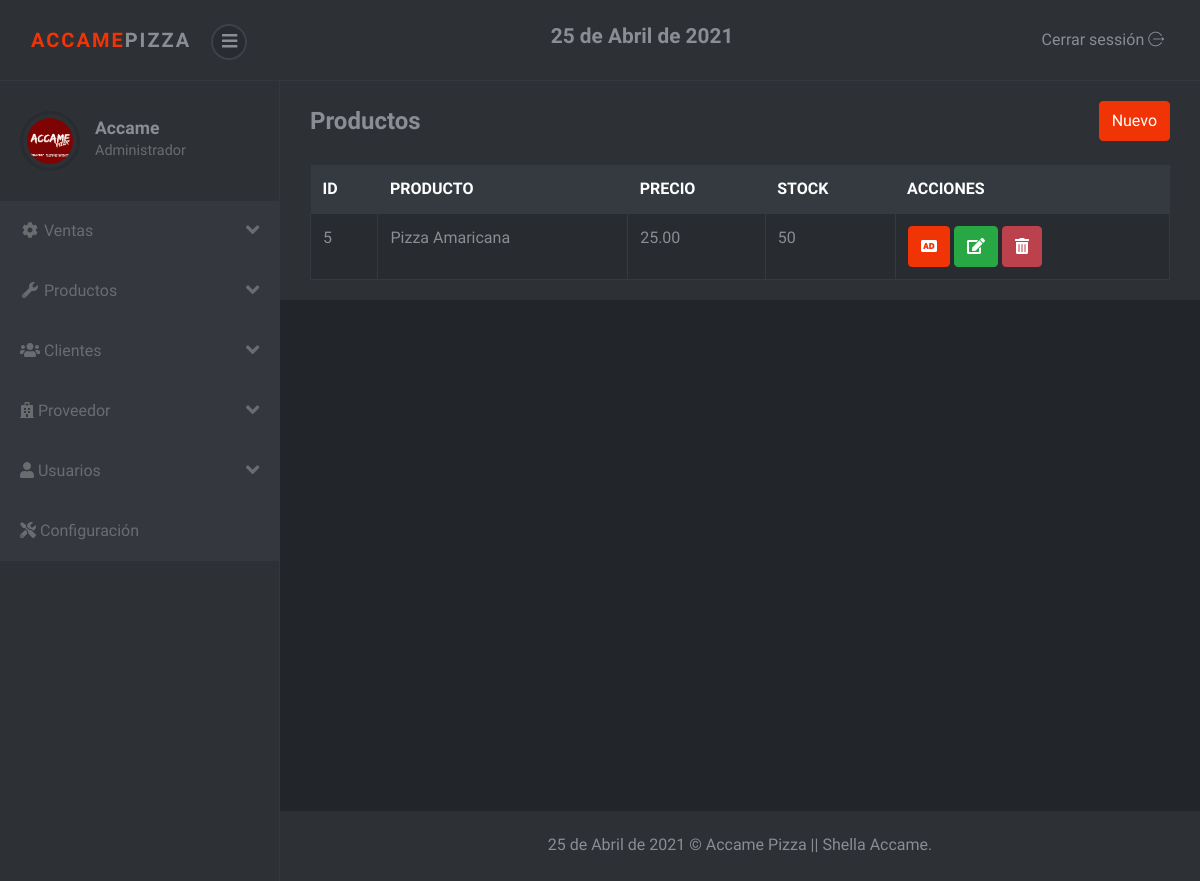
/sistema/lista_productos.php (signed in), run on the app's committed database.
### tables this page shows
CREATE TABLE `producto` (
  `codproducto` int(11) NOT NULL,
  `codigo` varchar(20) NOT NULL,
  `descripcion` varchar(200) NOT NULL,
  `proveedor` int(11) NOT NULL,
  `precio` decimal(10,2) NOT NULL,
  `existencia` int(11) NOT NULL,
  `usuario_id` int(11) NOT NULL
);

### sistema/lista_productos.php (the view)
<?php include_once "includes/header.php"; ?>
<div class="container-fluid">
	<div class="d-sm-flex align-items-center justify-content-between mb-4">
		<h1 class="h3 mb-0 text-gray-800">Productos</h1>
		<a href="registro_producto.php" class="btn btn-primary">Nuevo</a>
	</div>
	<div class="row">
		<div class="col-lg-12">
			<div class="table-responsive">
				<table class="table table-striped table-bordered" id="table">
					<thead class="thead-dark">
						<tr>
							<th>ID</th>
							<th>PRODUCTO</th>
							<th>PRECIO</th>
							<th>STOCK</th>
							<?php if ($_SESSION['rol'] == 1) { ?>
							<th>ACCIONES</th>
							<?php } ?>
						</tr>
					</thead>
					<tbody>
						<?php
						include "../conexion.php";
						$query = mysqli_query($conexion, "SELECT * FROM producto");
						$result = mysqli_num_rows($query);
						if ($result > 0) {
							while ($data = mysqli_fetch_assoc($query)) { ?>
								<tr>
									<td><?php echo $data['codproducto']; ?></td>
									<td><?php echo $data['descripcion']; ?></td>
									<td><?php echo $data['precio']; ?></td>
									<td><?php echo $data['existencia']; ?></td>
										<?php if ($_SESSION['rol'] == 1) { ?>
									<td>
										<a href="agregar_producto.php?id=<?php echo $data['codproducto']; ?>" class="btn btn-primary"><i class='fas fa-audio-description'></i></a>
										<a href="editar_producto.php?id=<?php echo $data['codproducto']; ?>" class="btn btn-success"><i class='fas fa-edit'></i></a>
										<form action="eliminar_producto.php?id=<?php echo $data['codproducto']; ?>" method="post" class="confirmar d-inline">
											<button class="btn btn-danger" type="submit"><i class='fas fa-trash-alt'></i> </button>
										</form>
									</td>
										<?php } ?>
								</tr>
						<?php }
						} ?>
					</tbody>
				</table>
			</div>
		</div>
	</div>
</div>
<?php include_once "includes/footer.php"; ?>

### sistema/css/style.violet.css (style rules this page uses)
body { position: relative; }
a { -webkit-transition: all 0.3s; transition: all 0.3s; display: inline-block; }
button { cursor: pointer; }
button, input[type='submit'] { cursor: pointer; font-family: inherit; font-weight: 300 !important; }
.table { margin-bottom: 0; color: #8a8d93; }
.table td, .table th { border-color: #343a40; }
.table thead th { border: none; }
.table-striped tbody tr { -webkit-transition: all 0.3s; transition: all 0.3s; }
.table-striped tbody tr:nth-of-type(odd) { background-color: #282b2f; }
.table-bordered td, .table-bordered th { border-color: #343a40; }
.btn { font-weight: 400; border: 1px solid transparent; padding: 0.45rem 0.75rem; font-size: 1rem; line-height: 1.5; border-radius: 0.25rem; -webkit-transition: color 0.15s ease-in-out, background-color 0.15s ease-in-out, border-color 0.15s ease-in-out, -webkit-box-shadow 0.15s ease-in-out; transition: color 0.15s ease-in-out, background-color 0.15s ease-in-out, border-color 0.15s ease-in-out, -webkit-box-shadow 0.15s ease-in-out; transition: color 0.15s ease-in-out, background-color 0.15s ease-in-out, border-color 0.15s ease-in-out, box-shadow 0.15s ease-in-out; transition: color 0.15s ease-in-out, background-color 0.15s ease-in-out, border-color 0.15s ease-in-out, box-shadow 0.15s ease-in-out, -webkit-box-shadow 0.15s ease-in-out; }
.btn-primary { color: color-yiq(#f03406); background-color: #f03406; border-color: #f03406; }
.btn-success { color: color-yiq(#28a745); background-color: #28a745; border-color: #28a745; }
.btn-danger { color: color-yiq(#bb414d); background-color: #bb414d; border-color: #bb414d; }
body { font-family: "Muli", sans-serif; font-size: 1rem; font-weight: 400; line-height: 1.5; color: #8a8d93; background-color: #fff; }
a { color: #f03406; text-decoration: none; }
h1, h2, h3, h4, h5, h6, .h1, .h2, .h3, .h4, .h5, .h6 { margin-bottom: 0.5rem; font-family: inherit; font-weight: 700; line-height: 1.2; color: inherit; }
h1, .h1 { font-size: 2.5rem; }
h3, .h3 { font-size: 1.5rem; }

### data on the page
producto: codproducto "5", descripcion "Pizza Amaricana", precio "25.00", existencia "50"

### other printed values
fechaPeru() "25 de Abril de 2021"
$_SESSION['nombre'] "Accame"
